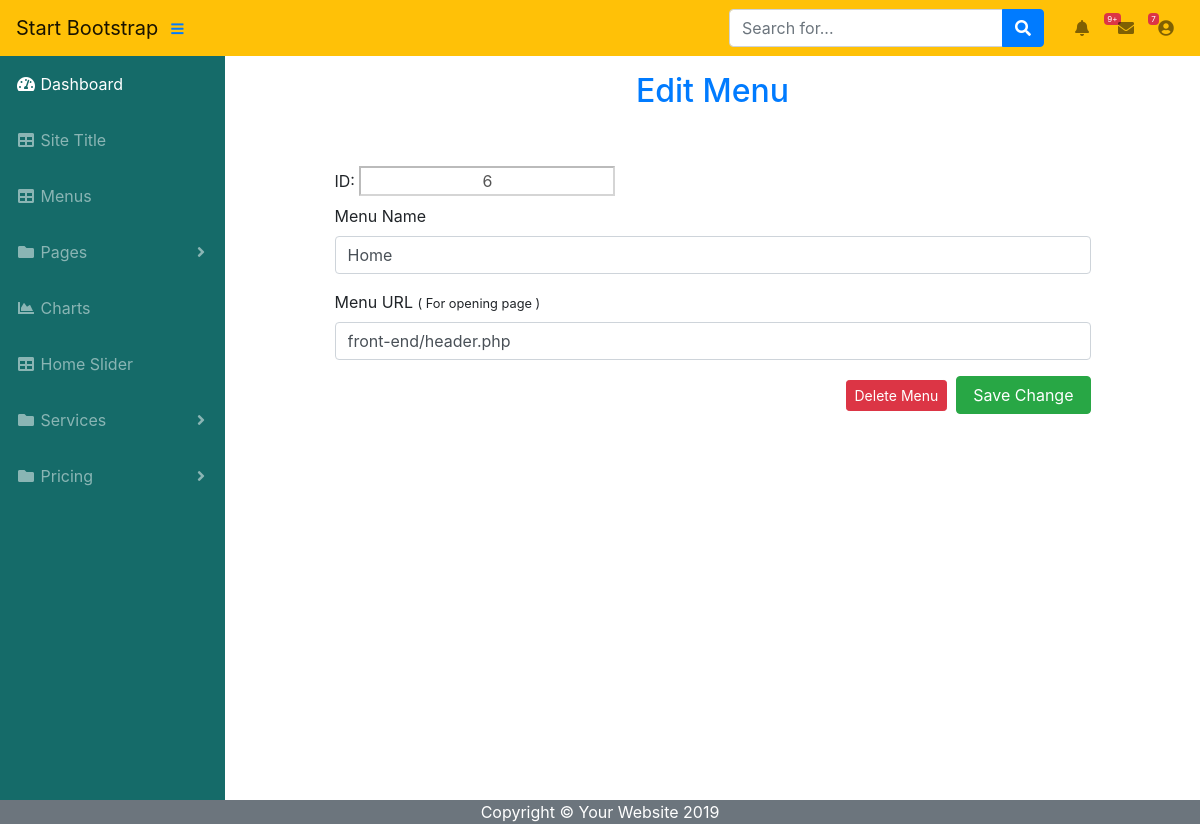
The app's page /back-end/edit-menu.php?menu-id=6 (signed in) with its own data.
### tables this page shows
CREATE TABLE `all_menu` (
  `menu_id` int(11) NOT NULL,
  `menu_name` varchar(50) NOT NULL,
  `menu_url` varchar(200) NOT NULL,
  `status` varchar(20) DEFAULT NULL
);

### back-end/edit-menu.php (the view, shortened to what this page needs)
<?php
	include('header.php');
	include('sidebar.php');
?>
<div class="container-fluid">
	<div class="text-center text-primary py-3">
		<h2>Edit Menu</h2>
	</div>
		<?php
		$id=$_GET['menu-id'];
		$query="select * from all_menu where menu_id='$id'";
		$result=$conn->query($query);
		if(mysqli_num_rows($result)>0){
		$col=mysqli_fetch_array($result);
		?>
	<div id="add-slide" class="py-3">
		<form method="post" action="action/edit-menu-action.php">
			<div class="py-2">
				<span>ID:</span>
				<input class="text-center bg-white" type="text" name="menu_id" value="<?php echo $col['menu_id']; ?>" disabled="disabled" />
			</div>
			<div class="form-group">
				<label for="menu_name">Menu Name</label>
				<input class="form-control" type="text" id="menu_name" name="menu_name" value="<?php echo $col['menu_name']; ?>" maxlength="100"/>
			</div>
			<div class="form-group">
				<label for="menu_url">Menu URL <small>( For opening page )</small></label>
				<input class="form-control" type="text" id="menu_url" name="menu_url" maxlength="200" value="<?php echo $col['menu_url']; ?>" />
			</div>
			<div class="text-right">
				<a class="btn btn-danger btn-sm" href="delete-menu.php?menu-id=<?php echo $col['menu_id']; ?>">Delete Menu</a>&nbsp;
				<button class="btn btn-success px-3" type="submit" name="update_menu">Save Change</button>
			</div>
		</form>
	</div>
<?php
}
 ?>
</div>
<?php
	include('footer.php');
 ?>

### back-end/css/all-page.css (style rules this page uses)
#add-slide { width:80%; margin: 0 auto; }

### records on screen
all_menu: menu_id "6", menu_name "Home", menu_url "front-end/header.php"
